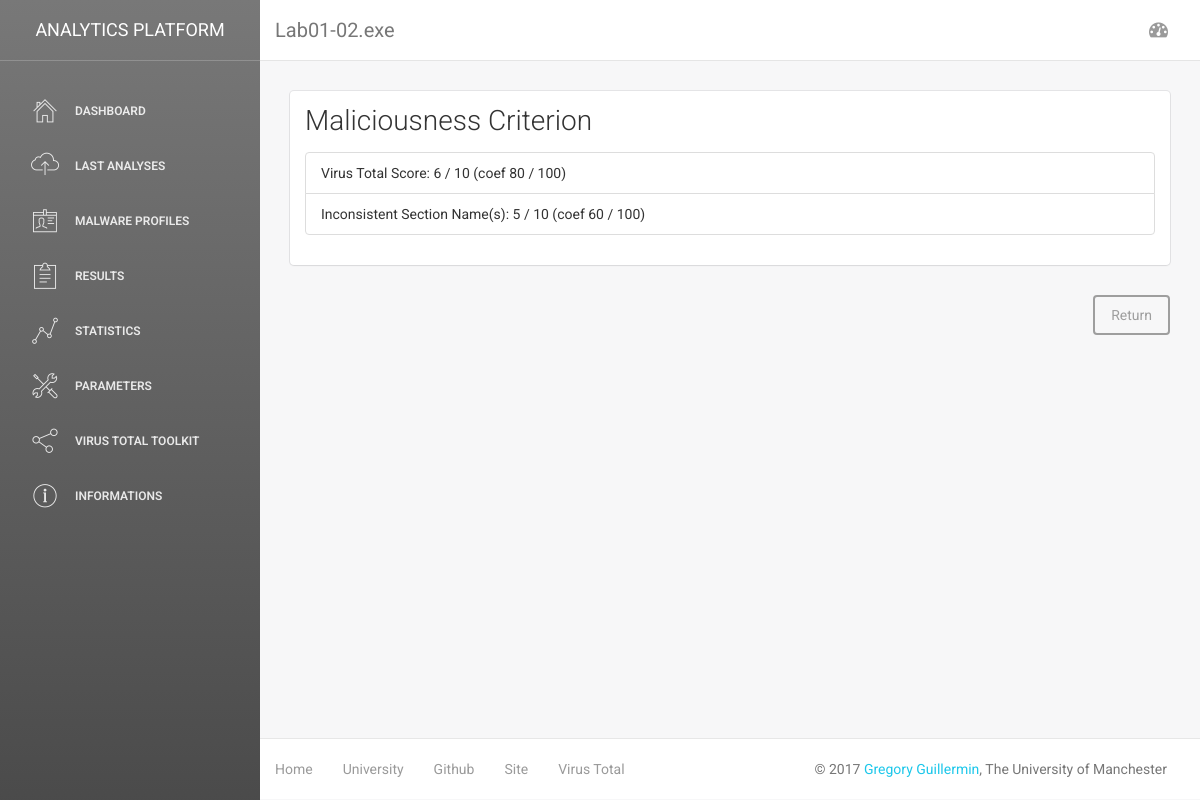
/files/details/8363436878404da0ae3e46991e355b83/maliciousness/, run on the app's committed database.
### classification/models.py (models this page shows, shortened)
class File(models.Model):
	name=models.CharField(max_length=150)
	md5=models.CharField(max_length=32, unique=True)
	sha=models.CharField(max_length=64)
	packer=models.CharField(max_length=250, null=True)
	compile_date=models.DateTimeField()
	added_date=models.DateTimeField(auto_now_add=True)
	maliciousness=models.DecimalField(max_digits=3, decimal_places=2, default=0)
	entropy=models.DecimalField(max_digits=4, decimal_places=2, default=0)
	oep=models.IntegerField(default=0)
	def isMalicious(self):
		return self.maliciousness>6
	isMalicious.boolean = True
	isMalicious.short_description = 'Is Malicious?'

class FileCriterion(models.Model):
	file=models.ForeignKey(File, on_delete=models.CASCADE)
	name=models.CharField(max_length=100)
	score=models.PositiveSmallIntegerField(default=0)
	coef=models.PositiveSmallIntegerField(default=0)

### classification/views.py (the view)
# urls.py: url(r'^files/details/(?P<file_hash>[a-z0-9]{32})/maliciousness/$', views.fileMaliciousness, name='fileMaliciousness'),
def fileMaliciousness(request, file_hash):
    file = File.objects.get(md5=file_hash)
    context={
    'title':file.name,
    'criterion':file.filecriterion_set.all(),
    'hash':file_hash
    }
    return render(request, 'classification/fileCriterion.html', context)

### classification/templates/classification/fileCriterion.html
{% extends 'classification/DashboardStruct.html' %}
{% block body %}
<div class="row">
	<div class="container-fluid">
		<div class="col-md-12">
			<div class="card">
				<div class="header">
					<h3 class="title">Maliciousness Criterion</h3>
				</div>
				<div class="content">
					<ul class="list-group">
						{% for c in criterion %}
						<li class="list-group-item">
						{{c.name}}: {{c.score}} / 10 (coef {{c.coef}} / 100)
						</li>
						{% endfor %}
					</ul>
				</div>
			</div>
				<div class="clearfix">
	    			<a href="{% url 'classification:fileDetails' hash %}"><button class="btn btn-default pull-right">Return</button></a>
				</div>
		</div>
	</div>
</div>
{% endblock %}

### classification/templates/classification/DashboardStruct.html (shortened to what this page needs)
{%load static%}
<!doctype html>
<html lang="en">
<head>
    <link href="{% static 'classification/css/bootstrap.min.css' %}" rel="stylesheet" />
    <link href="{% static 'classification/css/animate.min.css' %}" rel="stylesheet"/>
    <link href="{% static 'classification/css/light-bootstrap-dashboard.css' %}" rel="stylesheet"/>
    <link href="{% static 'classification/css/demo.css' %}" rel="stylesheet" />
    <link href="http://maxcdn.bootstrapcdn.com/font-awesome/4.2.0/css/font-awesome.min.css" rel="stylesheet">
    <link href="{% static 'classification/css/pe-icon-7-stroke.css' %}" rel="stylesheet" />
</head>
<body>
<div class="wrapper">
    <div class="sidebar" data-color="black">
    	<div class="sidebar-wrapper">
            <div class="logo">
                <a href="{% url 'classification:index' %}" class="simple-text">
                    Analytics Platform
                </a>
            </div>
            <ul class="nav">
                <li>
                    <a href="{% url 'classification:index' %}">
                        <i class="pe-7s-home"></i>
                        <p>Dashboard</p>
                    </a>
                </li>
                <li>
                    <a href="{% url 'classification:filesView' %}">
                        <i class="pe-7s-cloud-upload"></i>
                        <p>Last Analyses</p>
                    </a>
                </li>
                <li>
                    <a href="{% url 'classification:malwaresView' %}">
                        <i class="pe-7s-id"></i>
                        <p>Malware Profiles</p>
                    </a>
                </li>
                <li>
                    <a href="#">
                        <i class="pe-7s-note2"></i>
                        <p>Results</p>
                    </a>
                </li>
                <li>
                    <a href="#">
                        <i class="pe-7s-graph1"></i>
                        <p>Statistics</p>
                    </a>
                </li>
                <li>
                    <a href="{% url 'classification:parameters' %}">
                        <i class="pe-7s-tools"></i>
                        <p>Parameters</p>
                    </a>
                </li>
                <li>
                    <a href="{% url 'classification:virusTotal' %}">
                        <i class="pe-7s-share"></i>
                        <p>Virus Total Toolkit</p>
                    </a>
                </li>
                <li>
                    <a href="{% url 'classification:informations' %}">
                        <i class="pe-7s-info"></i>
                        <p>Informations</p>
                    </a>
                </li>
            </ul>
    	</div>
    </div>
    <div class="main-panel">
        <nav class="navbar navbar-default navbar-fixed">
            <div class="container-fluid">
                <div class="navbar-header">
                    <div class="navbar-brand">{{ title }}</div>
                </div>
                <div class="collapse navbar-collapse">
                    <ul class="nav navbar-nav navbar-right">
                        <li><a href="#" class="dropdown-toggle" data-toggle="dropdown"><i class="fa fa-dashboard"></i></li></a>
                    </ul>
                </div>
            </div>
        </nav>
        <div class="content">
            {% block body %}
            {% endblock %}
        </div>
        <footer class="footer">
            <div class="container-fluid">
                <nav class="pull-left">
                    <ul>
                        <li>
                            <a href="{% url 'classification:index' %}">
                                Home
                            </a>
                        </li>
                        <li>
                            <a href="http://www.manchester.ac.uk/study/postgraduate-research/programmes/research-areas/?code=CS">
                                University
                            </a>
                        </li>
                        <li>
                            <a href="https://github.com/gregorygui/digitalforensic">
                                Github
                            </a>
                        </li>
                        <li>
                            <a href="https://winto.xyz">
                               Site
                            </a>
                        </li>
                        <li>
                            <a href="https://www.virustotal.com/">
                               Virus Total
                            </a>
                        </li>
                    </ul>
                </nav>
                <p class="copyright pull-right">
                    &copy; <script>document.write(new Date().getFullYear())</script> <a href="https://www.linkedin.com/in/gr%C3%A9gory-guillermin-a766a0a9/">Gregory Guillermin</a>, The University of Manchester
                </p>
            </div>
        </footer>
    </div>
</div>
</body>
</html>

### data on the page
File: name "Lab01-02.exe"
FileCriterion: name "Virus Total Score", score "6", coef "80"
FileCriterion: name "Inconsistent Section Name(s)", score "5", coef "60"
